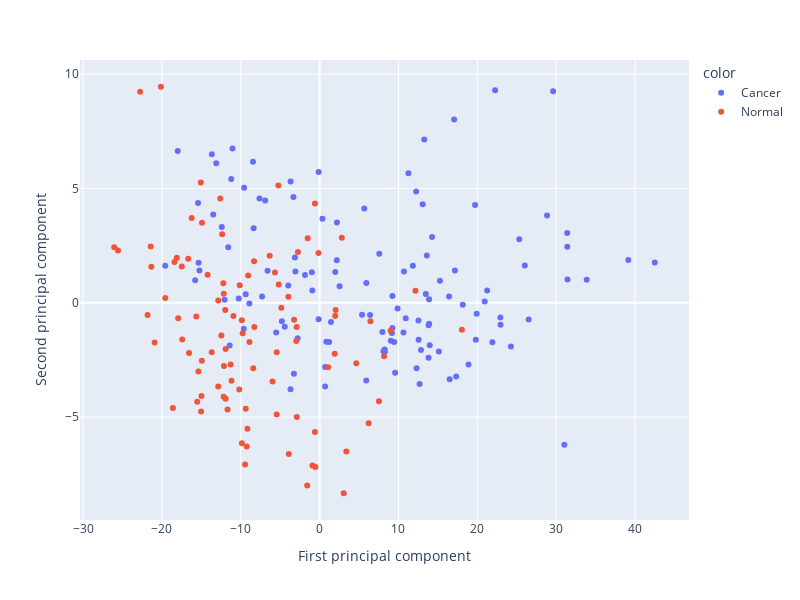

Write notebook code for a chart like this one.
### Code cell
#Make a plot of the data in the coordinate system defined by PC1 and PC2. 
#You can use the transform() method of pca. Colour the points by diagnosis. 
#Can you also plot PC1 vs PC3? How much of the variance is captured in these three PCs?


fig = px.scatter(x= X_pca[:, 0], y= X_pca[:, 1], color = df.iloc[:,0], width=800, height=600,
                labels={'x':'First principal component', 'y': 'Second principal component'})
fig.show()
